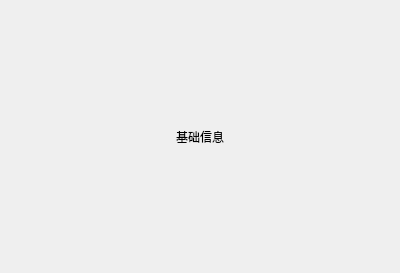
<?xml version="1.0" encoding="UTF-8"?>
<ui version="4.0">
 <class>BasicInfoTab</class>
 <widget class="QWidget" name="BasicInfoTab">
  <property name="geometry">
   <rect>
    <x>0</x>
    <y>0</y>
    <width>400</width>
    <height>273</height>
   </rect>
  </property>
  <property name="windowTitle">
   <string>Form</string>
  </property>
  <layout class="QHBoxLayout" name="horizontalLayout">
   <item>
    <widget class="QWidget" name="widget" native="true">
     <layout class="QHBoxLayout" name="horizontalLayout_2">
      <item>
       <widget class="QLabel" name="label">
        <property name="text">
         <string>基础信息</string>
        </property>
        <property name="alignment">
         <set>Qt::AlignCenter</set>
        </property>
       </widget>
      </item>
     </layout>
    </widget>
   </item>
  </layout>
 </widget>
 <resources/>
 <connections/>
</ui>
